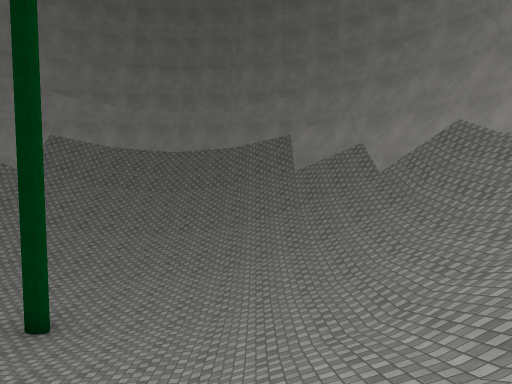
View 1 (above)

13 first-person views from a walk through a Unity game level. The camera is 1.2 m above the floor, tilts 4° down and sees 70° across. The floor is counted in squares, 2 m on a side. Each view is taken from the middle of a square. On the plan, view 1 faces up. The plan holds only what a view shows up to about 10 squares ahead; the rest is blank. The place goes on beyond the plan. The player character is not drawn. Surface patterns are stand-ins for the level's own textures.

View 2
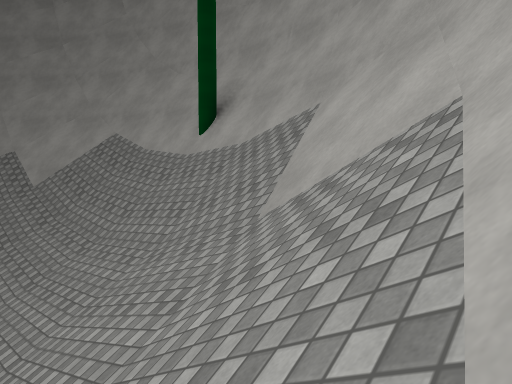

View 3
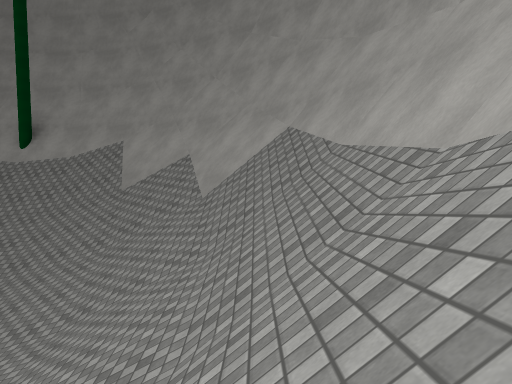

View 4
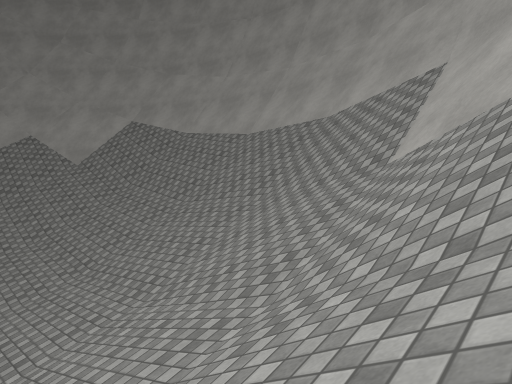

View 5
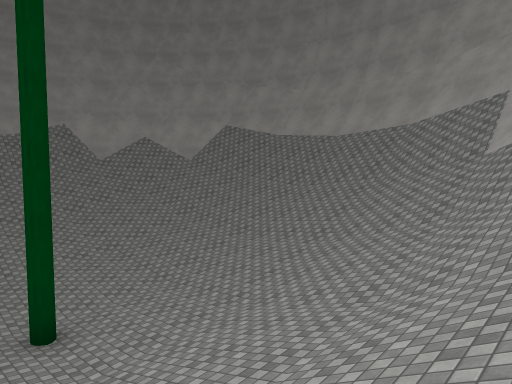

View 6
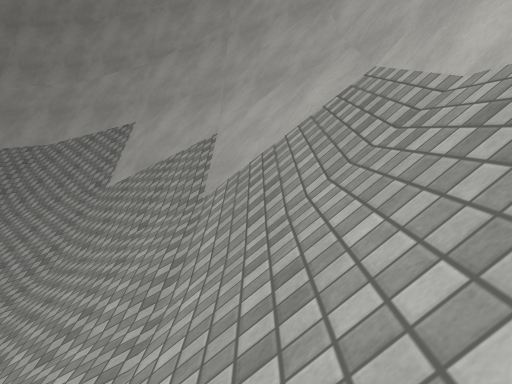

View 7
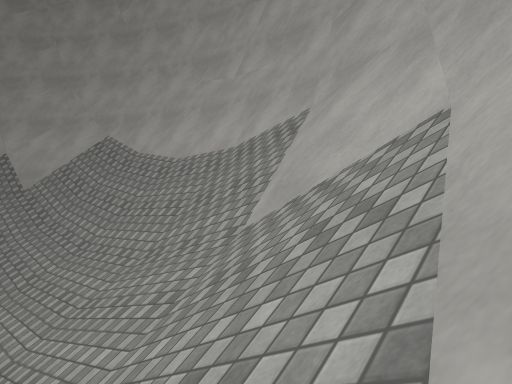

View 8
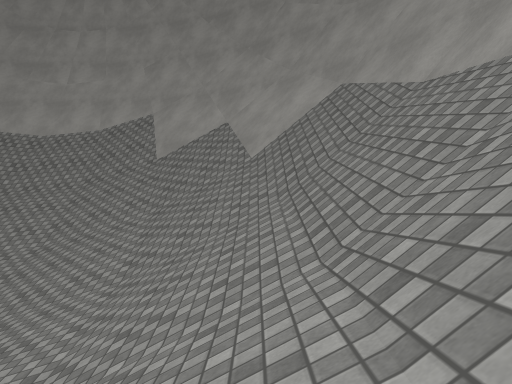

View 9
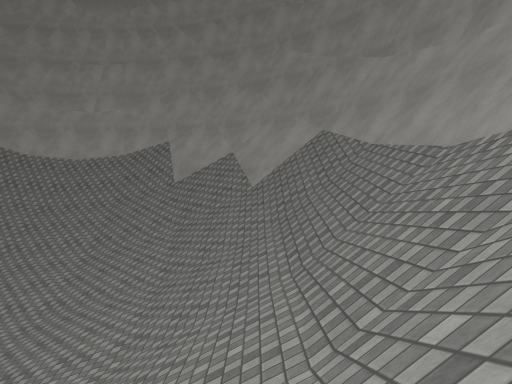

View 10
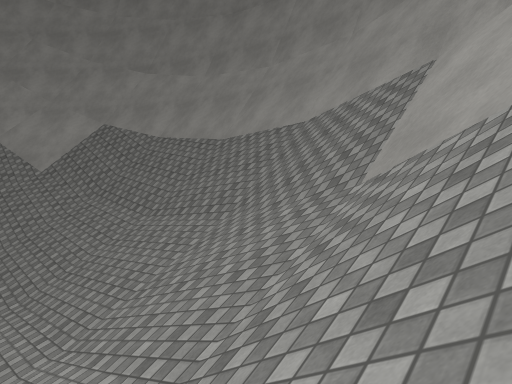

View 11
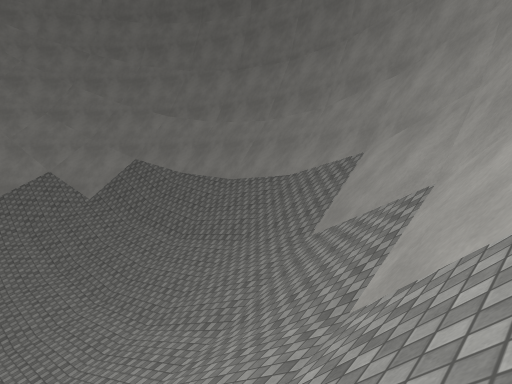

View 12
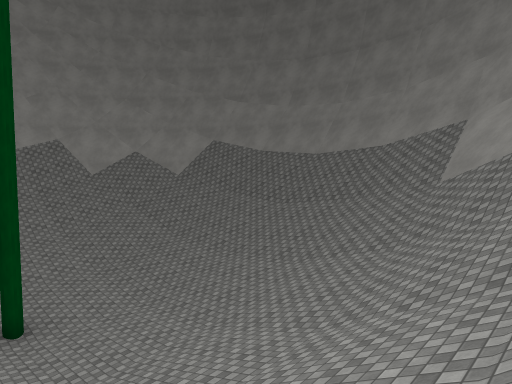

View 13
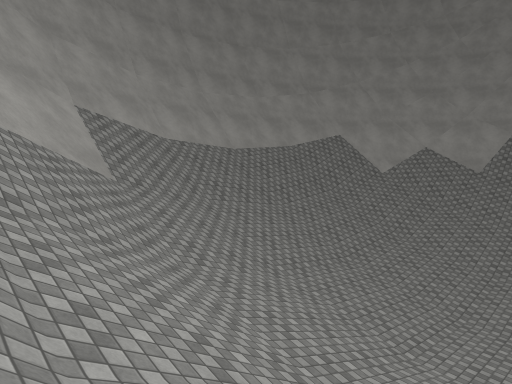

### Floor plan
Key: @ floor where view 1 was taken; # wall or solid block; . main floor; : floor 0.25 m higher than the main floor; - floor 0.25 m lower than the main floor; / step, stairs or slope; = window, fence, low wall or low ledge.
Columns run from 13 left of view 1 to 6 right of it. Each row starts with its distance up from view 1.
 16      ##########
 15     ###//////###
 14    ##//////////##
 13   ###//////////###
 12   #//////////////#
 11 ###//////////////###
 10 ##////////////////=#
  9 #//////////////////#
  8 #///////....://////#
  7 #///////.--..//////#
  6 #///////.#-..//////#
  5 #///////....://////#
  4 #//////////////////#
  3 ##////////////////=#
  2 ###//////////////###
  1  ##//////////////##
  0   ###////////@/###
 -1    ##//////////##
 -2     ###//////###
 -3      ##########

Where each view was taken, in squares from view 1:
view 1: 0 up, 0 right, facing up
view 2: 0 up, 1 right, facing up-right
view 3: 1 down, 6 left, facing right
view 4: 4 up, 10 left, facing down-right
view 5: 8 up, 10 left, facing down-right
view 6: 7 up, 11 left, facing down
view 7: 13 up, 8 left, facing down-left
view 8: 13 up, 1 left, facing left
view 9: 13 up, 1 right, facing left
view 10: 10 up, 3 right, facing up-left
view 11: 8 up, 5 right, facing up-left
view 12: 5 up, 4 right, facing up-left
view 13: 6 up, 4 right, facing down-left
